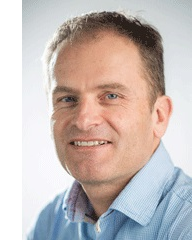
#> input picture Data/img/Bianchi.png, 192 x 240 px
$ python sprite_flipper.py
#> lines starting #> are read from the running program, lines starting #| are printed output that depends on the picture
#!/usr/bin/env python
# -*- coding: utf-8 -*-
from PIL import Image
import numpy as np
import os

W, H = 32, 32

if __name__ == "__main__":
    path = input("Path: ")
#> the answer given: Bianchi.png

    img = Image.open(path).convert()
#> img is the input picture: PIL image 192x240 RGBA; mean R, G, B, A 168.6, 157.7, 154.4, 225.8
    a = np.array(img)
    b = np.zeros((a.shape[1], a.shape[0], *a.shape[2:]), dtype=a.dtype)

    w, h = a.shape[1]//W, a.shape[0]//H
#> w = 6; h = 7

    for y in range(h):
        for x in range(w):
            b[x*W:x*W+W,y*H:y*H+H] = a[y*H:y*H+H,x*W:x*W+W]
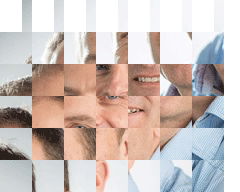
#> b: shape (192, 240, 4); mean R, G, B, A 161.3, 148.6, 143.8, 210.7; transparent parts drawn white

    img.close()
    img = Image.fromarray(b)
    dirname, basename = os.path.dirname(path), os.path.basename(path)
    basename, ext = os.path.splitext(basename)
    img.save(os.path.join(dirname, basename+"_flipped"+ext))

$ run again, on Data/img/Ellert.png
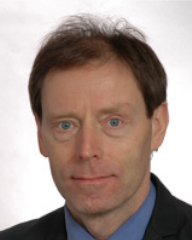
#> input picture Data/img/Ellert.png, 192 x 240 px
#> img is the input picture: PIL image 192x240 RGBA; mean R, G, B, A 166.1, 148.5, 141.6, 254.8
#> after the loop `for y in range(h):`:
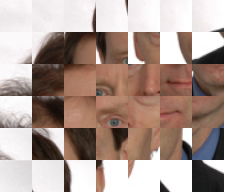
#> b: shape (192, 240, 4); mean R, G, B, A 162.3, 144.7, 137.4, 237.8; transparent parts drawn white

$ run again, on Data/img/Gloeckner.png
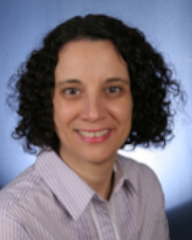
#> input picture Data/img/Gloeckner.png, 192 x 240 px
#> img is the input picture: PIL image 192x240 RGBA; mean R, G, B, A 121.7, 114.9, 126.6, 255
#> after the loop `for y in range(h):`:
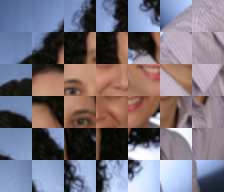
#> b: shape (192, 240, 4); mean R, G, B, A 112.5, 106.4, 117.3, 238; transparent parts drawn white

$ run again, on Data/img/Mudry.png
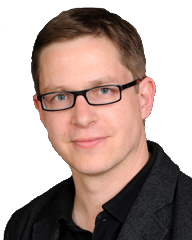
#> input picture Data/img/Mudry.png, 192 x 240 px
#> img is the input picture: PIL image 192x240 RGB; mean R, G, B 177.3, 158.1, 151.7
#> after the loop `for y in range(h):`:
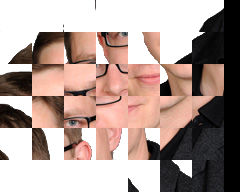
#> b: shape (192, 240, 3); mean R, G, B 175.1, 156, 149.5
